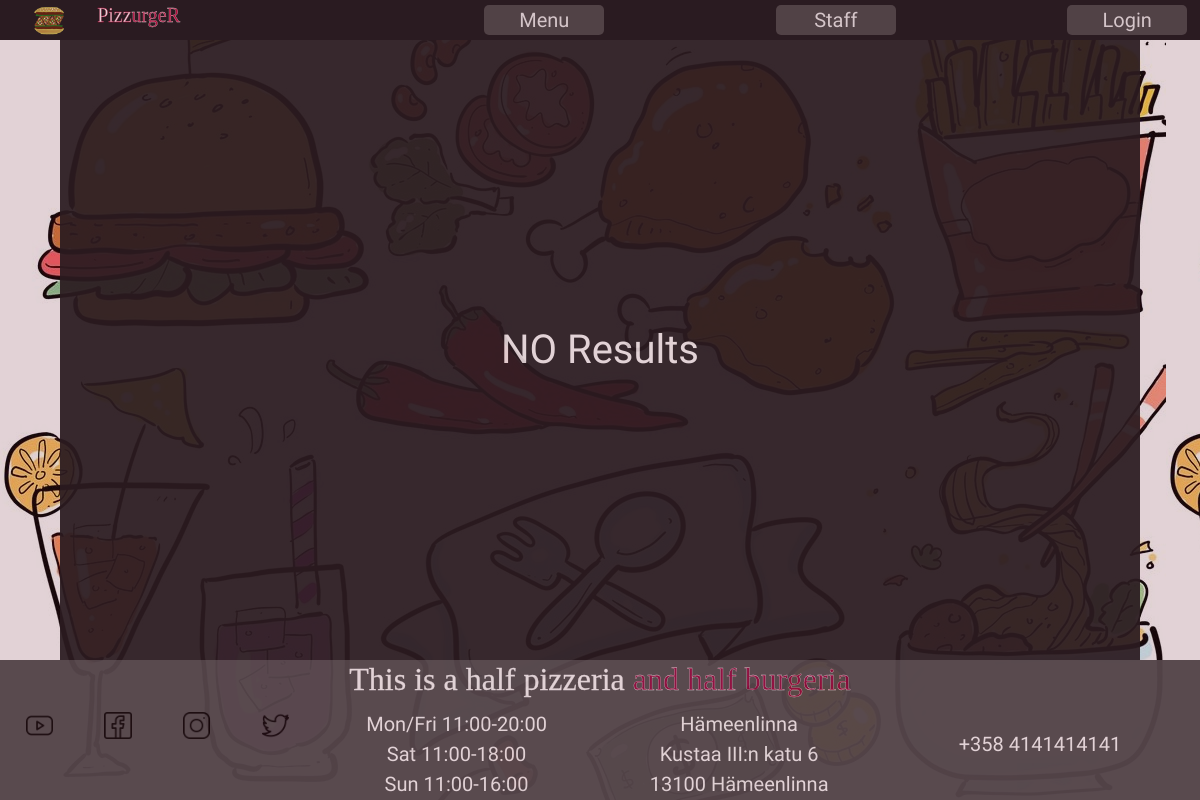
/layout/admin.php, run on an earlier commit of the app's database.
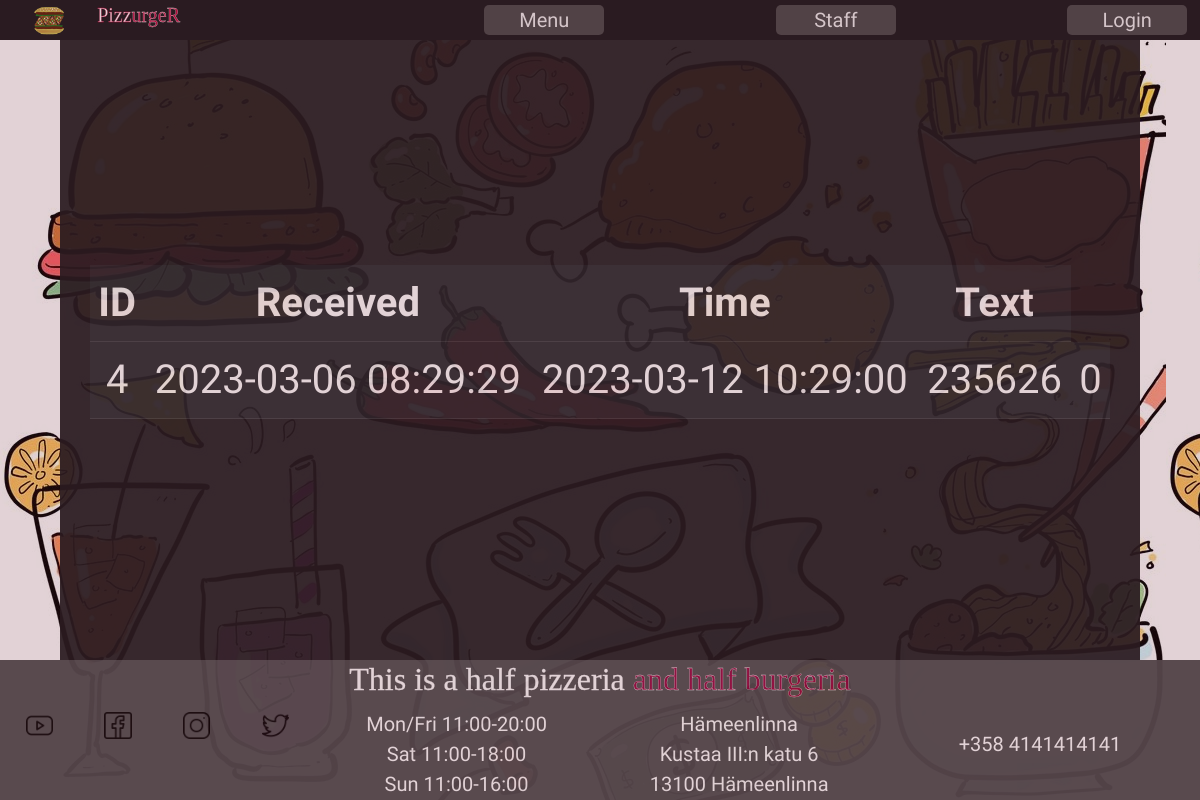
And on a later commit of the database.
### tables this page shows
CREATE TABLE `reservation` (
  `id` int NOT NULL,
  `user_id` int NOT NULL,
  `received` timestamp NOT NULL DEFAULT CURRENT_TIMESTAMP,
  `time` datetime NOT NULL,
  `text` varchar(60) NOT NULL,
  `complete` tinyint(1) NOT NULL
);

### layout/admin.php (the view, shortened to what this page needs)
<?php
include "header.php";
include 'db.php'
?>
<?php
    $sql = "select * from reservation order by time desc";
    $result = $connection -> query($sql);
    if($result->num_rows > 0 ){
        echo"<table class='table table-dark'>
        <tr><th>ID</th><th>Received</th><th>Time</th><th>Text</th></tr>";
        while($row = $result -> fetch_assoc()){
        echo"
            <tr>
            <td>$row[user_id]</td>
            <td>$row[received]</td>
            <td>$row[time]</td>
            <td>$row[text]</td>
            <td>$row[complete]</td>
            </tr>
        ";
        }
        echo "</table>";
    }
    else
        {
            echo "NO Results";
        }
?>
<?php include "footer.php"; ?>

What changed in the data, as far as the page shows it:
added reservation: user "4", received "2023-03-06 08:29:29", time "2023-03-12 10:29:00", text "235626", complete "0"
Also different on the page:
text no longer shown: "NO Results"
text now shown: "ID Received Time Text"
